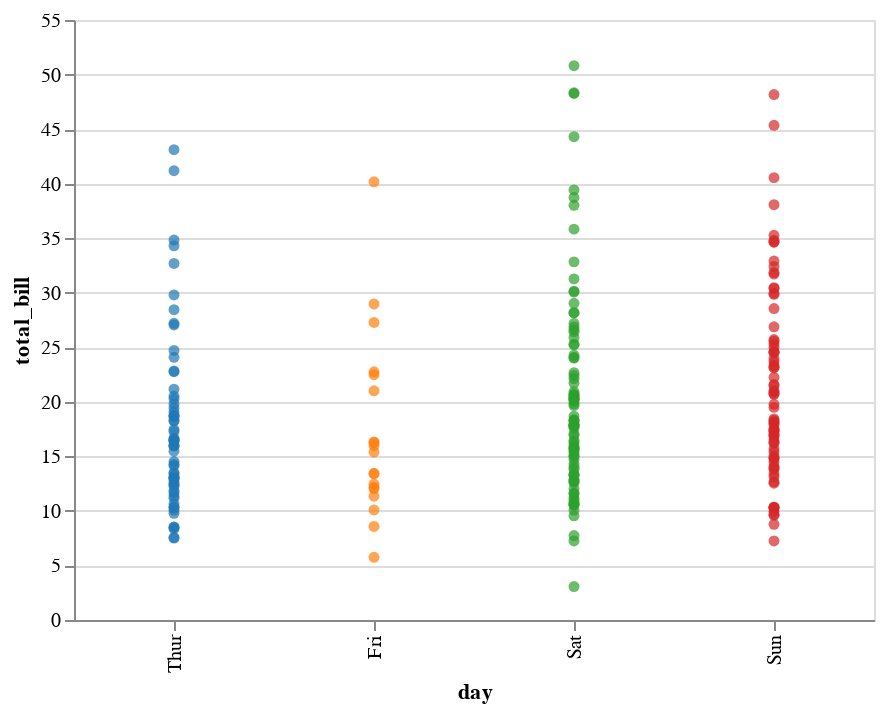

Write notebook code for a chart like this one.
### Code cell
display(salt.stripplot(x="day", y="total_bill", data=tips, jitter=True))
ax = sns.stripplot(x="day", y="total_bill", data=tips, jitter=True)

### Figure 1 — Vega-Lite specification as saved in the notebook (floating-point values rounded to 4 significant figures; data arrays with more than 128 entries replaced by an {"elided": "..."} marker saying what was removed)
{"$schema": "https://vega.github.io/schema/vega-lite/v2.4.1.json", "config": {"view": {"height": 300, "width": 400}}, "data": {"values": {"elided": "244 records"}}, "encoding": {"color": {"field": "c", "scale": null, "type": "nominal"}, "x": {"axis": {"title": "day"}, "field": "day", "sort": null, "type": "nominal"}, "y": {"axis": {"title": "total_bill"}, "field": "total_bill", "scale": {"zero": false}, "type": "quantitative"}}, "mark": "circle", "selection": {"selector003": {"bind": "scales", "encodings": ["x", "y"], "mark": {"fill": "#333", "fillOpacity": 0.125, "stroke": "white"}, "on": "[mousedown, window:mouseup] > window:mousemove!", "resolve": "global", "translate": "[mousedown, window:mouseup] > window:mousemove!", "type": "interval", "zoom": "wheel!"}}}
